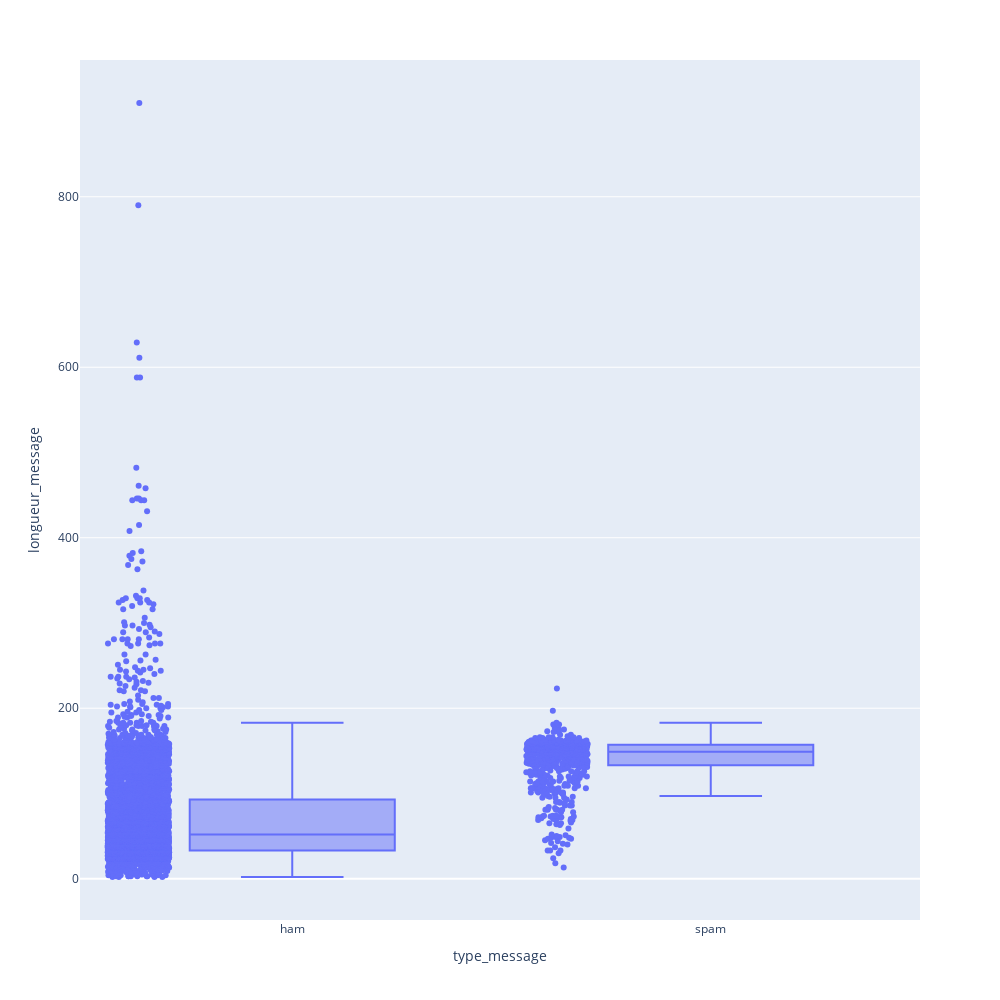

Notebook code cell kept with this figure:
### Code cell
# Boîte à moustache pour une autre observation de la représentation des longueurs des messages selon le type. 
# Warning : Les diagrammes dynamiques ne sont pas disponible sur sur github. Veuillez ouvrir le fichier .py pour visualiser les diagrammes dynamiques. 
import plotly.express as px

fig = px.box(df, x="type_message", y="longueur_message", points = "all", width=1000, height=1000)
fig.show()

### Figure 1 — Plotly figure (JSON) as saved in the notebook; plotly's stock layout.template omitted (floating-point values rounded to 4 significant figures; data arrays with more than 128 entries replaced by an {"elided": "..."} marker saying what was removed)
{"data": [{"alignmentgroup": "True", "boxpoints": "all", "hovertemplate": "type_message=%{x}<br>longueur_message=%{y}<extra></extra>", "legendgroup": "", "marker": {"color": "#636efa"}, "name": "", "notched": false, "offsetgroup": "", "orientation": "v", "showlegend": false, "type": "box", "x": {"elided": "5574 str values"}, "x0": " ", "xaxis": "x", "y": {"elided": "5574 int values"}, "y0": " ", "yaxis": "y"}], "layout": {"boxmode": "group", "height": 1000, "legend": {"tracegroupgap": 0}, "margin": {"t": 60}, "width": 1000, "xaxis": {"anchor": "y", "autorange": true, "domain": [0, 1], "range": [-0.5072, 1.5], "title": {"text": "type_message"}, "type": "category"}, "yaxis": {"anchor": "x", "autorange": true, "domain": [0, 1], "range": [-48.44, 960.4], "title": {"text": "longueur_message"}, "type": "linear"}}}
